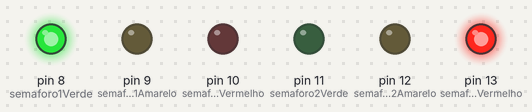
Bench run of a sketch on a simulated Arduino Uno, built with avr-gcc and run on an emulated ATmega328P. Parts: output pins drawn as LEDs (lit = HIGH).

Above: at 4.0 s.
At 9.5 s:
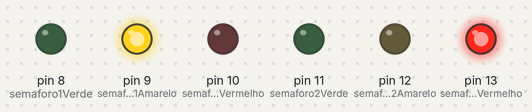
At 17.0 s:
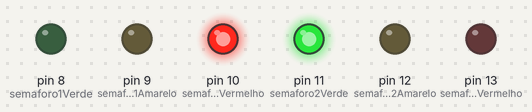
At 22.5 s:
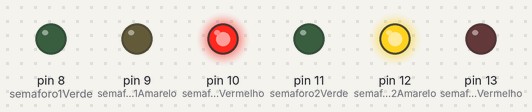
At 25.0 s:
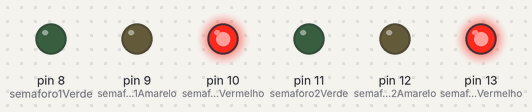
Timing chart, 0 to 33.8 s (numbered marks = the images above):
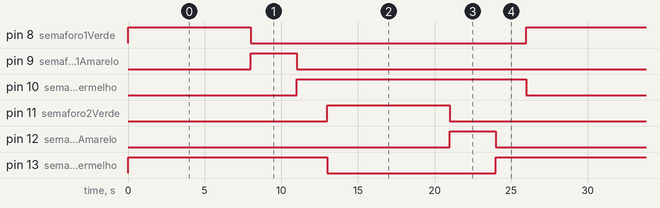

Measured:
- by itself, pin 8 (semaforo1Verde), pin 11 (semaforo2Verde): alternates HIGH for 8.0 s and LOW for 18.0 s
- by itself, pin 9 (semaforo1Amarelo), pin 12 (semaforo2Amarelo): alternates HIGH for 3.0 s and LOW for 23.0 s
- by itself, pin 10 (semaforo1Vermelho): alternates HIGH for 15.0 s and LOW for 11.0 s
- by itself, pin 13 (semaforo2Vermelho): repeats every 26.0 s: LOW 11.0 s, HIGH 15.0 s

The sketch:

semaforo_duplo.ino
```cpp
// Definição dos pinos para os LEDs dos semáforos
int semaforo1Vermelho = 10;
int semaforo1Amarelo = 9;
int semaforo1Verde = 8;

int semaforo2Vermelho = 13;
int semaforo2Amarelo = 12;
int semaforo2Verde = 11;

void setup() {
  // Configuração dos pinos como saídas
  pinMode(semaforo1Vermelho, OUTPUT);
  pinMode(semaforo1Amarelo, OUTPUT);
  pinMode(semaforo1Verde, OUTPUT);

  pinMode(semaforo2Vermelho, OUTPUT);
  pinMode(semaforo2Amarelo, OUTPUT);
  pinMode(semaforo2Verde, OUTPUT);

  // Inicialmente, todos os LEDs apagados
  apagarTodosSemaforos();
}

void loop() {
  // Fase 1: Semáforo 1 Verde, Semáforo 2 Vermelho
  digitalWrite(semaforo1Verde, HIGH);
  digitalWrite(semaforo1Amarelo, LOW);
  digitalWrite(semaforo1Vermelho, LOW);
  digitalWrite(semaforo2Verde, LOW);
  digitalWrite(semaforo2Amarelo, LOW);
  digitalWrite(semaforo2Vermelho, HIGH);
  delay(8000); // Espera 8 segundos

  // Fase 2: Semáforo 1 Amarelo, Semáforo 2 Vermelho
  digitalWrite(semaforo1Verde, LOW);
  digitalWrite(semaforo1Amarelo, HIGH);
  digitalWrite(semaforo1Vermelho, LOW);
  delay(3000); // Espera 3 segundos

  // Fase 3: Ambos os Semáforos Vermelho
  digitalWrite(semaforo1Verde, LOW);
  digitalWrite(semaforo1Amarelo, LOW);
  digitalWrite(semaforo1Vermelho, HIGH);
  digitalWrite(semaforo2Verde, LOW);
  digitalWrite(semaforo2Amarelo, LOW);
  digitalWrite(semaforo2Vermelho, HIGH);
  delay(2000); // Espera 2 segundos

  // Fase 4: Semáforo 1 Vermelho, Semáforo 2 Verde
  digitalWrite(semaforo1Verde, LOW);
  digitalWrite(semaforo1Amarelo, LOW);
  digitalWrite(semaforo1Vermelho, HIGH);
  digitalWrite(semaforo2Verde, HIGH);
  digitalWrite(semaforo2Amarelo, LOW);
  digitalWrite(semaforo2Vermelho, LOW);
  delay(8000); // Espera 8 segundos

  // Fase 5: Semáforo 1 Vermelho, Semáforo 2 Amarelo
  digitalWrite(semaforo1Verde, LOW);
  digitalWrite(semaforo1Amarelo, LOW);
  digitalWrite(semaforo1Vermelho, HIGH);
  digitalWrite(semaforo2Verde, LOW);
  digitalWrite(semaforo2Amarelo, HIGH);
  digitalWrite(semaforo2Vermelho, LOW);
  delay(3000); // Espera 3 segundos

  // Fase 6: Ambos os Semáforos Vermelho
  digitalWrite(semaforo1Verde, LOW);
  digitalWrite(semaforo1Amarelo, LOW);
  digitalWrite(semaforo1Vermelho, HIGH);
  digitalWrite(semaforo2Verde, LOW);
  digitalWrite(semaforo2Amarelo, LOW);
  digitalWrite(semaforo2Vermelho, HIGH);
  delay(2000); // Espera 2 segundos
}

void apagarTodosSemaforos() {
  digitalWrite(semaforo1Verde, LOW);
  digitalWrite(semaforo1Amarelo, LOW);
  digitalWrite(semaforo1Vermelho, LOW);
  digitalWrite(semaforo2Verde, LOW);
  digitalWrite(semaforo2Amarelo, LOW);
  digitalWrite(semaforo2Vermelho, LOW);
}
```
